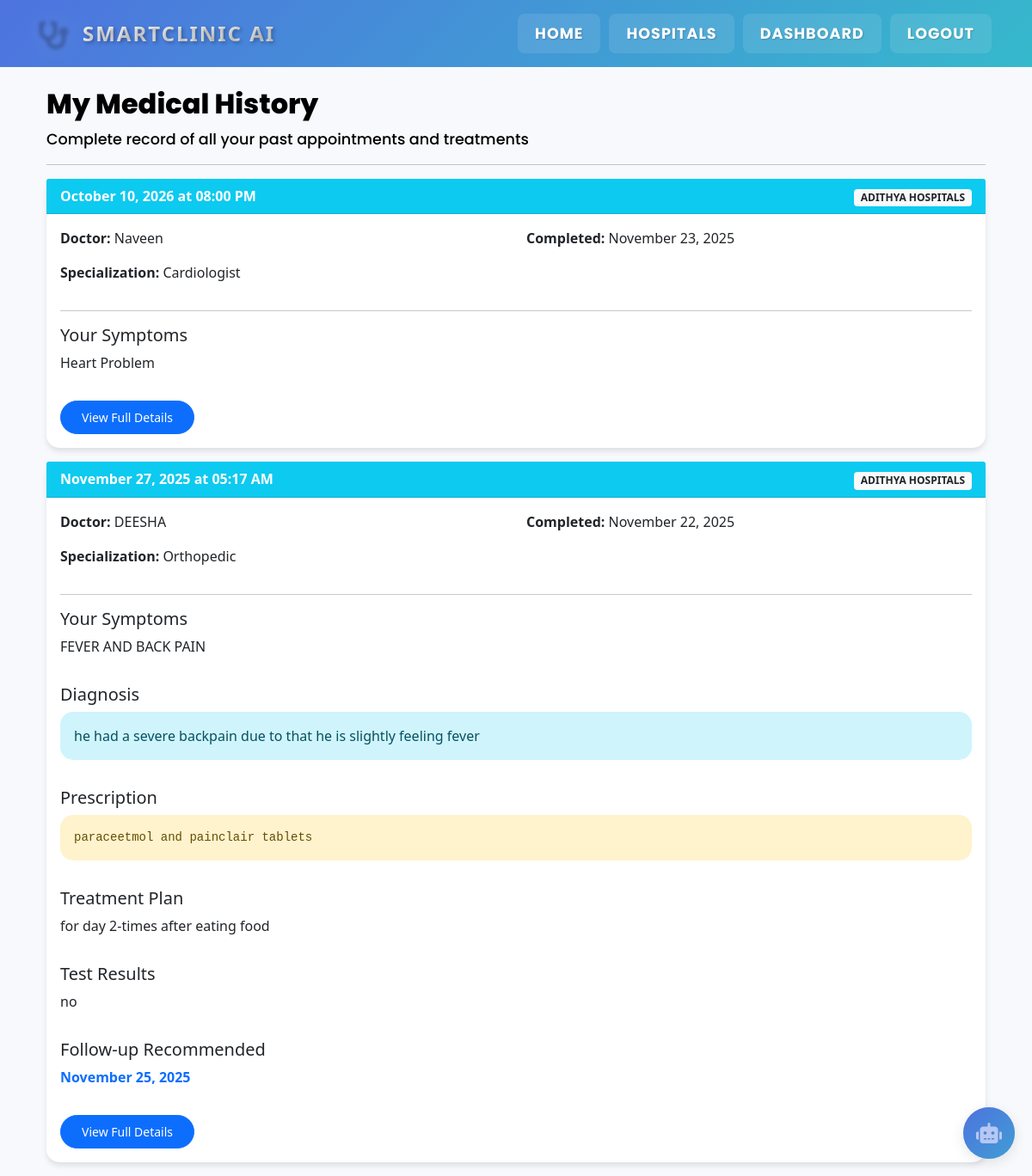
The app's page /patient/medical-history (signed in) with its own data.
### app.py (models this page shows, shortened)
class Appointment(db.Model):
    id = db.Column(db.Integer, primary_key=True)
    doctor_id = db.Column(db.Integer, db.ForeignKey('doctor.id'), nullable=False)
    patient_id = db.Column(db.Integer, db.ForeignKey('user.id'), nullable=False)
    hospital_id = db.Column(db.Integer, db.ForeignKey('hospital.id'), nullable=False)
    appointment_time = db.Column(db.DateTime, nullable=False)
    status = db.Column(db.String(20), default='pending')
    symptoms = db.Column(db.Text)
    notes = db.Column(db.Text)
    diagnosis = db.Column(db.Text)  # Doctor's diagnosis
    prescription = db.Column(db.Text)  # Prescribed medicines
    treatment_plan = db.Column(db.Text)  # Treatment recommendations
    follow_up_date = db.Column(db.DateTime)  # Next appointment recommendation
    test_results = db.Column(db.Text)  # Lab test results or notes
    doctor_notes = db.Column(db.Text)  # Private doctor notes
    completed_at = db.Column(db.DateTime)  # When appointment was completed
    created_at = db.Column(db.DateTime, default=datetime.utcnow)  # When appointment was booked
    __table_args__ = (
        CheckConstraint("status IN ('pending', 'approved', 'completed', 'cancelled')", name='check_appointment_status'),
    )

class Hospital(db.Model):
    id = db.Column(db.Integer, primary_key=True)
    name = db.Column(db.String(200), nullable=False)
    address = db.Column(db.String(500), nullable=False)
    contact = db.Column(db.String(20))
    admin_id = db.Column(db.Integer, db.ForeignKey('user.id'), nullable=False)
    description = db.Column(db.Text)
    doctors = db.relationship('Doctor', backref='hospital', lazy=True)
    appointments = db.relationship('Appointment', backref='hospital', lazy=True)

class User(db.Model):
    id = db.Column(db.Integer, primary_key=True)
    email = db.Column(db.String(120), unique=True, nullable=False)
    password_hash = db.Column(db.String(256), nullable=False)
    name = db.Column(db.String(100), nullable=False)
    user_type = db.Column(db.String(20), nullable=False)
    phone = db.Column(db.String(20))
    age = db.Column(db.Integer)
    gender = db.Column(db.String(10))
    blood_group = db.Column(db.String(5))
    height = db.Column(db.Float)  # in cm
    weight = db.Column(db.Float)  # in kg
    address = db.Column(db.String(500))
    emergency_contact = db.Column(db.String(20))
    doctor = db.relationship('Doctor', backref='user', lazy=True, uselist=False)
    hospital = db.relationship('Hospital', backref='admin', lazy=True, uselist=False)
    appointments = db.relationship('Appointment', backref='patient', lazy=True)
    __table_args__ = (
        CheckConstraint("user_type IN ('patient', 'doctor', 'hospital_admin')", name='check_user_type'),
    )

class Doctor(db.Model):
    id = db.Column(db.Integer, primary_key=True)
    user_id = db.Column(db.Integer, db.ForeignKey('user.id'), nullable=False)
    hospital_id = db.Column(db.Integer, db.ForeignKey('hospital.id'), nullable=False)
    specialization = db.Column(db.String(100), nullable=False)
    experience = db.Column(db.Integer)
    consultation_fee = db.Column(db.Float, default=50.00)  # Default fee is $50
    about = db.Column(db.Text)
    appointments = db.relationship('Appointment', backref='doctor', lazy=True)

### app.py (the view)
@app.route('/patient/medical-history')
@login_required
@role_required(['patient'])
def patient_medical_history():
    user = User.query.get(session['user_id'])
    medical_history = Appointment.query.filter_by(
        patient_id=session['user_id'],
        status='completed'
    ).order_by(Appointment.completed_at.desc()).all()
    return render_template('patient/medical_history.html',
                         user=user,
                         medical_history=medical_history)

### app.py (called while the page is built)
def login_required(f):
    @wraps(f)
    def decorated_function(*args, **kwargs):
        if 'user_id' not in session:
            flash('Please log in first.', 'warning')
            return redirect(url_for('login'))
        return f(*args, **kwargs)
    return decorated_function

def role_required(allowed_roles):
    def decorator(f):
        @wraps(f)
        def decorated_function(*args, **kwargs):
            if 'user_type' not in session or session['user_type'] not in allowed_roles:
                flash('You do not have permission to access this page.', 'danger')
                return redirect(url_for('index'))
            return f(*args, **kwargs)
        return decorated_function
    return decorator

### templates/patient/medical_history.html (shortened to what this page needs)
{% extends "base.html" %}
{% block content %}
<div class="container mt-4">
    <div class="row">
        <div class="col-md-12">
            <h2 style="color: #000000 !important; font-family: 'Poppins', sans-serif; font-weight: 800;">My Medical History</h2>
            <p style="color: #000000 !important; font-family: 'Poppins', sans-serif; font-weight: 500; font-size: 1.1rem;">Complete record of all your past appointments and treatments</p>
            <hr>
        </div>
    </div>
    {% if medical_history %}
        {% for appointment in medical_history %}
        <div class="card mb-3">
            <div class="card-header bg-info text-white">
                <div class="row">
                    <div class="col-md-6">
                        <strong>{{ appointment.appointment_time.strftime('%B %d, %Y at %I:%M %p') }}</strong>
                    </div>
                    <div class="col-md-6 text-end">
                        <span class="badge bg-light text-dark">{{ appointment.hospital.name }}</span>
                    </div>
                </div>
            </div>
            <div class="card-body">
                <div class="row">
                    <div class="col-md-6">
                        <p><strong>Doctor:</strong> {{ appointment.doctor.user.name }}</p>
                        <p><strong>Specialization:</strong> {{ appointment.doctor.specialization }}</p>
                    </div>
                    <div class="col-md-6">
                        <p><strong>Completed:</strong> {{ appointment.completed_at.strftime('%B %d, %Y') if appointment.completed_at else 'N/A' }}</p>
                    </div>
                </div>
                <hr>
                <div class="row">
                    <div class="col-md-12">
                        <h5>Your Symptoms</h5>
                        <p>{{ appointment.symptoms or 'No symptoms recorded' }}</p>
                    </div>
                </div>
                {% if appointment.diagnosis %}
                <div class="row mt-3">
                    <div class="col-md-12">
                        <h5>Diagnosis</h5>
                        <p class="alert alert-info">{{ appointment.diagnosis }}</p>
                    </div>
                </div>
                {% endif %}
                {% if appointment.prescription %}
                <div class="row mt-3">
                    <div class="col-md-12">
                        <h5>Prescription</h5>
                        <div class="alert alert-warning">
                            <pre style="white-space: pre-wrap; margin: 0;">{{ appointment.prescription }}</pre>
                        </div>
                    </div>
                </div>
                {% endif %}
                {% if appointment.treatment_plan %}
                <div class="row mt-3">
                    <div class="col-md-12">
                        <h5>Treatment Plan</h5>
                        <p>{{ appointment.treatment_plan }}</p>
                    </div>
                </div>
                {% endif %}
                {% if appointment.test_results %}
                <div class="row mt-3">
                    <div class="col-md-12">
                        <h5>Test Results</h5>
                        <p>{{ appointment.test_results }}</p>
                    </div>
                </div>
                {% endif %}
                {% if appointment.follow_up_date %}
                <div class="row mt-3">
                    <div class="col-md-12">
                        <h5>Follow-up Recommended</h5>
                        <p class="text-primary"><strong>{{ appointment.follow_up_date.strftime('%B %d, %Y') }}</strong></p>
                    </div>
                </div>
                {% endif %}
                <div class="mt-3">
                    <a href="{{ url_for('view_appointment_details', appointment_id=appointment.id) }}" class="btn btn-sm btn-primary">View Full Details</a>
                </div>
            </div>
        </div>
        {% endfor %}
    {% else %}
        <div class="alert alert-info">
            <h4>No Medical History Yet</h4>
            <p>Your completed appointments and medical records will appear here.</p>
        </div>
    {% endif %}
</div>
{% endblock %}

### templates/base.html (style rules this page uses)
:root { --primary-color: #4e73df; --primary-rgb: 78, 115, 223; --info-color: #36b9cc; --success-color: #1cc88a; --warning-color: #f6c23e; --danger-color: #e74a3b; }
body { font-family: 'Segoe UI', Tahoma, Geneva, Verdana, sans-serif; background-color: #f8f9fc; }
.alert { border: none; border-radius: 15px; margin-bottom: 1rem; }
.card { border: none; border-radius: 15px; box-shadow: 0 4px 6px rgba(0,0,0,0.1); transition: transform 0.3s ease, box-shadow 0.3s ease; }
.btn { border-radius: 30px; padding: 0.5rem 1.5rem; transition: all 0.3s ease; }
body { padding-right: 0 !important; overflow-y: scroll; }
.btn { transition: all 0.2s ease-in-out; position: relative; overflow: hidden; }
.card { transition: transform 0.2s ease-in-out, box-shadow 0.2s ease-in-out; }
body { padding-right: 0 !important; }
.btn { transition: all 0.2s ease-in-out; }

### records on screen
Appointment: appointment_time "October 10, 2026 at 08:00 PM", hospital.name "ADITHYA HOSPITALS", doctor.user.name "Naveen", doctor.specialization "Cardiologist", completed_at "November 23, 2025", symptoms "Heart Problem"
Appointment: appointment_time "November 27, 2025 at 05:17 AM", hospital.name "ADITHYA HOSPITALS", doctor.user.name "DEESHA", doctor.specialization "Orthopedic", completed_at "November 22, 2025", symptoms "FEVER AND BACK PAIN", diagnosis "he had a severe backpain due to that he is slightly feeling fever", prescription "paraceetmol and painclair tablets", treatment_plan "for day 2-times after eating food", test_results "no", follow_up_date "November 25, 2025"
